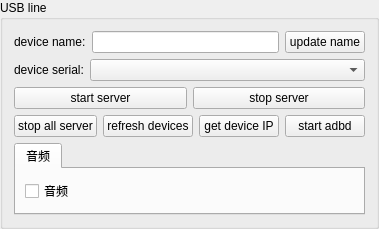
       <widget class="QGroupBox" name="usbGroupBox">
        <property name="sizePolicy">
         <sizepolicy hsizetype="Preferred" vsizetype="Preferred">
          <horstretch>0</horstretch>
          <verstretch>0</verstretch>
         </sizepolicy>
        </property>
        <property name="title">
         <string>USB line</string>
        </property>
        <layout class="QVBoxLayout" name="verticalLayout">
         <item>
          <layout class="QHBoxLayout" name="horizontalLayout_10">
           <item>
            <widget class="QLabel" name="label_9">
             <property name="sizePolicy">
              <sizepolicy hsizetype="Preferred" vsizetype="Preferred">
               <horstretch>0</horstretch>
               <verstretch>0</verstretch>
              </sizepolicy>
             </property>
             <property name="text">
              <string>device name:</string>
             </property>
            </widget>
           </item>
           <item>
            <widget class="QLineEdit" name="userNameEdt">
             <property name="sizePolicy">
              <sizepolicy hsizetype="MinimumExpanding" vsizetype="Preferred">
               <horstretch>0</horstretch>
               <verstretch>0</verstretch>
              </sizepolicy>
             </property>
            </widget>
           </item>
           <item>
            <widget class="QPushButton" name="updateNameBtn">
             <property name="sizePolicy">
              <sizepolicy hsizetype="Preferred" vsizetype="Preferred">
               <horstretch>0</horstretch>
               <verstretch>0</verstretch>
              </sizepolicy>
             </property>
             <property name="text">
              <string>update name</string>
             </property>
             <property name="autoDefault">
              <bool>false</bool>
             </property>
            </widget>
           </item>
          </layout>
         </item>
         <item>
          <widget class="QWidget" name="usbWidget1" native="true">
           <property name="sizePolicy">
            <sizepolicy hsizetype="Preferred" vsizetype="Preferred">
             <horstretch>0</horstretch>
             <verstretch>0</verstretch>
            </sizepolicy>
           </property>
          <layout class="QVBoxLayout" name="verticalLayout_usbDevice">
            <property name="leftMargin">
             <number>0</number>
            </property>
            <property name="topMargin">
             <number>0</number>
            </property>
            <property name="rightMargin">
             <number>0</number>
            </property>
            <property name="bottomMargin">
             <number>0</number>
            </property>
            <item>
             <layout class="QHBoxLayout" name="horizontalLayout_serial">
              <property name="spacing">
               <number>6</number>
              </property>
              <property name="leftMargin">
               <number>0</number>
              </property>
              <property name="topMargin">
               <number>0</number>
              </property>
              <property name="rightMargin">
               <number>0</number>
              </property>
              <property name="bottomMargin">
               <number>0</number>
              </property>
              <item>
               <widget class="QLabel" name="label_2">
                <property name="sizePolicy">
                 <sizepolicy hsizetype="Maximum" vsizetype="Preferred">
                  <horstretch>0</horstretch>
                  <verstretch>0</verstretch>
                 </sizepolicy>
                </property>
                <property name="text">
                 <string>device serial:</string>
                </property>
               </widget>
              </item>
              <item>
               <widget class="QComboBox" name="serialBox">
                <property name="sizePolicy">
                 <sizepolicy hsizetype="MinimumExpanding" vsizetype="Preferred">
                  <horstretch>1</horstretch>
                  <verstretch>0</verstretch>
                 </sizepolicy>
                </property>
                <property name="minimumSize">
                 <size>
                  <width>180</width>
                  <height>0</height>
                 </size>
                </property>
               </widget>
              </item>
             </layout>
            </item>
            <item>
             <layout class="QHBoxLayout" name="horizontalLayout_server">
              <property name="spacing">
               <number>6</number>
              </property>
              <property name="leftMargin">
               <number>0</number>
              </property>
              <property name="topMargin">
               <number>0</number>
              </property>
              <property name="rightMargin">
               <number>0</number>
              </property>
              <property name="bottomMargin">
               <number>0</number>
              </property>
              <item>
               <widget class="QPushButton" name="startServerBtn">
                <property name="sizePolicy">
                 <sizepolicy hsizetype="MinimumExpanding" vsizetype="Preferred">
                  <horstretch>1</horstretch>
                  <verstretch>0</verstretch>
                 </sizepolicy>
                </property>
                <property name="text">
                 <string>start server</string>
                </property>
                <property name="autoDefault">
                 <bool>false</bool>
                </property>
               </widget>
              </item>
              <item>
               <widget class="QPushButton" name="stopServerBtn">
                <property name="sizePolicy">
                 <sizepolicy hsizetype="MinimumExpanding" vsizetype="Preferred">
                  <horstretch>1</horstretch>
                  <verstretch>0</verstretch>
                 </sizepolicy>
                </property>
                <property name="text">
                 <string>stop server</string>
                </property>
                <property name="autoDefault">
                 <bool>false</bool>
                </property>
               </widget>
              </item>
             </layout>
            </item>
           </layout>
          </widget>
         </item>
         <item>
          <widget class="QWidget" name="usbWidget2" native="true">
           <property name="sizePolicy">
            <sizepolicy hsizetype="Preferred" vsizetype="Preferred">
             <horstretch>0</horstretch>
             <verstretch>0</verstretch>
            </sizepolicy>
           </property>
           <layout class="QHBoxLayout" name="horizontalLayout_4">
            <property name="leftMargin">
             <number>0</number>
            </property>
            <property name="topMargin">
             <number>0</number>
            </property>
            <property name="rightMargin">
             <number>0</number>
            </property>
            <property name="bottomMargin">
             <number>0</number>
            </property>
            <item>
             <widget class="QPushButton" name="stopAllServerBtn">
              <property name="sizePolicy">
               <sizepolicy hsizetype="Preferred" vsizetype="Preferred">
                <horstretch>0</horstretch>
                <verstretch>0</verstretch>
               </sizepolicy>
              </property>
              <property name="text">
               <string>stop all server</string>
              </property>
             </widget>
            </item>
            <item>
             <widget class="QPushButton" name="updateDevice">
              <property name="sizePolicy">
               <sizepolicy hsizetype="Preferred" vsizetype="Preferred">
                <horstretch>0</horstretch>
                <verstretch>0</verstretch>
               </sizepolicy>
              </property>
              <property name="text">
               <string>refresh devices</string>
              </property>
              <property name="autoDefault">
               <bool>false</bool>
              </property>
             </widget>
            </item>
            <item>
             <widget class="QPushButton" name="getIPBtn">
              <property name="sizePolicy">
               <sizepolicy hsizetype="Preferred" vsizetype="Preferred">
                <horstretch>0</horstretch>
                <verstretch>0</verstretch>
               </sizepolicy>
              </property>
              <property name="text">
               <string>get device IP</string>
              </property>
              <property name="autoDefault">
               <bool>false</bool>
              </property>
             </widget>
            </item>
            <item>
             <widget class="QPushButton" name="startAdbdBtn">
              <property name="sizePolicy">
               <sizepolicy hsizetype="Preferred" vsizetype="Preferred">
                <horstretch>0</horstretch>
                <verstretch>0</verstretch>
               </sizepolicy>
              </property>
              <property name="text">
               <string>start adbd</string>
              </property>
              <property name="autoDefault">
               <bool>false</bool>
              </property>
             </widget>
            </item>
           </layout>
          </widget>
         </item>
         <item>
          <widget class="QTabWidget" name="audioTabWidget">
           <property name="currentIndex">
            <number>0</number>
           </property>
           <widget class="QWidget" name="audioTab">
            <attribute name="title">
             <string>音频</string>
            </attribute>
            <layout class="QHBoxLayout" name="audioTabLayout">
             <item>
              <widget class="QCheckBox" name="audioForwardCheck">
               <property name="toolTip">
                <string>将设备声音转发到电脑播放。需要 Android 11+，默认 playback 采集源需要 Android 13+。录制带声音同样依赖此音频通道。</string>
               </property>
               <property name="text">
                <string>音频</string>
               </property>
              </widget>
             </item>
            </layout>
           </widget>
          </widget>
         </item>
        </layout>
       </widget>
